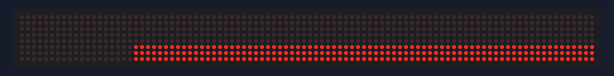
This sketch was run on a simulated Arduino Uno, built with avr-gcc and run on an emulated ATmega328P. On the bench: 96×8 LED matrix. Random numbers use the default seed unless the sketch sets one.

Above: at 0.5 s.
At 16.1 s:
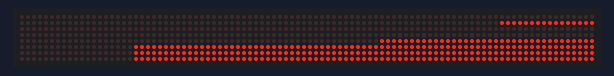
At 17.0 s:
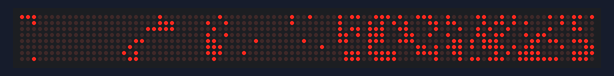
At 23.5 s:
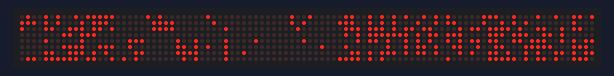
At 28.7 s:
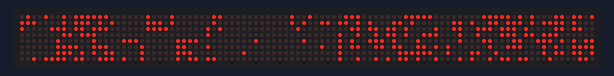
At 39.1 s:
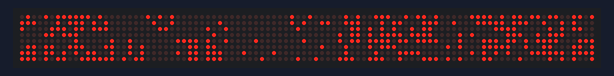

The sketch:

WOPR_d7.ino
```cpp
// Loosely based on original version
// Random effect for WOPR LED Matrix in HackerBox 0114
// https://hackerboxes.com/products/hackerbox-0114-wopr
//
// by d7
//
// The Matrix is 96 x 8, col 0 row 0 is bottom right.
// The matrix is filled with blocks, functions draw the blocks, the blocks all have 8 rows,
// and 4, 8, 12, 13 or 16 columns. Each block is separated by one unlit column.
// Blocks arragement and location, format Location[block size]
// 0[4] 5[16] 22[16] 39[4] 44[16] 61[4] 66[13] 80[12] 93[3]
//
// The system boots with a long sequence
// the Reboot is faster (happens when memory block is - drawMemoryBlock16x8() full)
//
//
// Credits: most of the code was written by Cursor using prompts
//

#include <MD_MAX72xx.h>
#include <SPI.h>

#define HARDWARE_TYPE MD_MAX72XX::FC16_HW
#define MAX_DEVICES	12
#define CLK_PIN   4
#define DATA_PIN  6
#define CS_PIN    7

// Bunch of global variables, see in-fucntion

uint8_t intensity = 1;
uint8_t state = 0;
float fillPercent = 0.05; // 25% initially lit, adjust as needed
bool memoryBlock[8][16];  // [row][col], true if lit
bool memoryBlockInitialized = false;
bool shiftBlock[8][12];  // [row][col], true if lit
bool shiftBlockInitialized = false;

// WOPR block
float fillUL = 0.5;  // Upper left 4x4
float fillUR = 0.75; // Upper right 4x4
float fillBM = 0.25; // Bottom middle 5x3
bool block13x8_UL[4][4]; // Upper left 4x4
bool block13x8_UR[4][4]; // Upper right 4x4
bool block13x8_BM[3][5]; // Bottom middle 5x3
bool block13x8_initialized = false;

// Scrolling big 4-bits prime text vars
const char* scrollNumText = "627739294058898082130101526509219"; // a big 32 digit prime number
uint8_t scrollNumIndex = 0; // Current digit index in the string
uint8_t scrollNumBuffer[8]; // Holds the 8 most recent digits to display

// 4x8 block made og two 4x4 blocks
bool block4x8_upper[4][4];
bool block4x8_lower[4][4];
bool block4x8_initialized = false;

// Dialer counter
uint8_t counter3x3 = 0; // 0..8, which LED in the 3x3 block is lit

MD_MAX72XX mx = MD_MAX72XX(HARDWARE_TYPE, CS_PIN, MAX_DEVICES);

//
// 4x8 block
// Upper block: random, 6 unlit leds, updated state 0 & 2
// Lower Block, 8 leds lit, updated all states
//
void drawBlock4x8_special(uint8_t location, uint8_t state, uint8_t mode) {
  // Initialize or update upper block
  if (!block4x8_initialized || state == 0 || state == 2) {
    // Upper 4x4: 6 unlit, 10 lit
    uint8_t litCount = 0;
    // First, set all to false
    for (uint8_t y = 0; y < 4; y++)
      for (uint8_t x = 0; x < 4; x++)
        block4x8_upper[y][x] = false;
    // Randomly light 10 LEDs
    while (litCount < 10) {
      uint8_t rx = random(0, 4);
      uint8_t ry = random(0, 4);
      if (!block4x8_upper[ry][rx]) {
        block4x8_upper[ry][rx] = true;
        litCount++;
      }
    }
  }

  // Always update lower block
  // Lower 4x4: 8 lit, 8 unlit
  uint8_t litCount = 0;
  for (uint8_t y = 0; y < 4; y++)
    for (uint8_t x = 0; x < 4; x++)
      block4x8_lower[y][x] = false;
  while (litCount < 8) {
    uint8_t rx = random(0, 4);
    uint8_t ry = random(0, 4);
    if (!block4x8_lower[ry][rx]) {
      block4x8_lower[ry][rx] = true;
      litCount++;
    }
  }

  block4x8_initialized = true;

  // Draw the block
  for (uint8_t y = 0; y < 8; y++) {
    for (uint8_t x = 0; x < 4; x++) {
      bool val = false;
      if (y >= 4) { // Upper 4x4
        val = block4x8_upper[y - 4][x];
      } else { // Lower 4x4
        val = block4x8_lower[y][x];
      }
      mx.setPoint(7 - y, location + x, val); // 7-y: y=0 is bottom
    }
  }
}

//
// Scroll big prime in 4-bits
//
void drawScrollPrime4x8(uint8_t location, uint8_t state, uint8_t mode) {
  // Shift buffer up
  for (uint8_t i = 0; i < 7; i++) {
    scrollNumBuffer[i] = scrollNumBuffer[i + 1];
  }

  // Get next digit from string
  char nextChar = scrollNumText[scrollNumIndex];
  scrollNumIndex++;
  if (scrollNumText[scrollNumIndex] == '\0') scrollNumIndex = 0; // Loop

  // Store in buffer
  if (nextChar >= '0' && nextChar <= '9') {
    scrollNumBuffer[7] = nextChar - '0'; // 0-9
  } else {
    scrollNumBuffer[7] = 0; // Default to 0 for non-digits
  }

  // Draw the 8 rows
  for (uint8_t y = 0; y < 8; y++) {
    uint8_t code = scrollNumBuffer[y];
    for (uint8_t x = 0; x < 4; x++) {
      bool val = (code >> (3 - x)) & 0x01; // MSB left
      mx.setPoint(7 - y, location + x, val); // 7-y: y=0 is bottom
    }
  }
}


//
// "Memory" block
// Initial fill (fiiPercent constant), then add dots until matix is full, 'reboot' when full
//
uint8_t drawMemoryBlock16x8(uint8_t location, uint8_t state, uint8_t mode) {
  // Only operate if state is not 0
  if ((state == 1) || (state ==2) || (state == 3)) return 0;

  // Initialize on first call or if mode == 0
  if (!memoryBlockInitialized || mode == 0) {
    // Clear the block
    for (uint8_t y = 0; y < 8; y++) {
      for (uint8_t x = 0; x < 16; x++) {
        memoryBlock[y][x] = false;
      }
    }
    // Randomly light up fillPercent of the dots
    uint8_t toLight = (uint8_t)(128 * fillPercent);
    uint8_t lit = 0;
    while (lit < toLight) {
      uint8_t rx = random(0, 16);
      uint8_t ry = random(0, 8);
      if (!memoryBlock[ry][rx]) {
        memoryBlock[ry][rx] = true;
        lit++;
      }
    }
    memoryBlockInitialized = true;
  }

  // If mode == 1, randomly light up one more dot (if not already all lit)
  if (mode == 1) {
    // Count currently lit dots
    uint8_t lit = 0;
    for (uint8_t y = 0; y < 8; y++)
      for (uint8_t x = 0; x < 16; x++)
        if (memoryBlock[y][x]) lit++;
    if (lit < 128) {
      while (true) {
        uint8_t rx = random(0, 16);
        uint8_t ry = random(0, 8);
        if (!memoryBlock[ry][rx]) {
          memoryBlock[ry][rx] = true;
          break;
        }
      }
    }
  }

  // Draw the block
  uint8_t allLit = 1;
  for (uint8_t y = 0; y < 8; y++) {
    for (uint8_t x = 0; x < 16; x++) {
      mx.setPoint(7 - y, location + x, memoryBlock[y][x]);
      if (!memoryBlock[y][x]) allLit = 0;
    }
  }

  return allLit;
}

//
// Random 16x8 block - ignores state, always display, mode not used
//
uint8_t drawRandomBlock16x8(uint8_t location, uint8_t state, uint8_t mode) {

  for (uint8_t col = location; col < location + 16; col++) {
    uint8_t pattern = 0;
    if (mode == 0) {
      pattern = random(0, 256); // Initial random pattern for this column
    } else if (mode == 1) {
      pattern = random(0, 256); // Update logic (random for now)
    }
    for (uint8_t y = 0; y < 8; y++) {
      // y=0 is bottom, so row = 7 - y
      mx.setPoint(7 - y, col, (pattern >> y) & 0x01);
    }
  }
  return 0;
}

//
// "Processor" Block
// Three first columns are updated 1/4 of the time (state == 0 only)
// Col 3 is unlit
// cols 4-15 randomly updated every cycle (ignores state)
//
uint8_t drawProcessorBlock16x8_v2(uint8_t location, uint8_t state, uint8_t mode) {
  for (uint8_t relCol = 0; relCol < 16; relCol++) {
    uint8_t absCol = location + relCol;

    // Column 4 is never lit
    if (relCol == 3) {
      for (uint8_t y = 0; y < 8; y++) {
        mx.setPoint(7 - y, absCol, false);
      }
      continue;
    }

    // Columns 0, 1, 2: only update if state is 0 or 2
    if ((relCol == 0 || relCol == 1 || relCol == 2) && !(state == 0)) {
      continue;
    }

    // All other columns: always update
    uint8_t pattern = random(0, 256);
    for (uint8_t y = 0; y < 8; y++) {
      mx.setPoint(7 - y, absCol, (pattern >> y) & 0x01);
    }
  }
  return 0;
}


// Boot & reboot function
void reboot() {

// On line 1 (Well 6)(y=6, so row=1), light up first 16 columns one per second
  for (uint8_t col = 0; col < 16; col++) {
    mx.setPoint(6, col, true); // 7-6 = 1
    mx.update();
    delay(250); // 1/4 second per LED
  }
}

void boot() {
  //
  // fills in the three top lines and 77 columns, pausing a bit for each line
  for (uint8_t y = 0; y < 3; y++) { // y=0 is bottom
    for (uint8_t col = 0; col < 77; col++) {
      mx.setPoint(7 - y, col, true); // 7-y flips so 0 is bottom
    }
    mx.update();
    delay(150); // Fast, adjust as needed
  }
  delay(300);
  // Fills in next line, 36 leds, pause at each dot
  for (uint8_t col = 0; col < 36; col++) { // Half of 96 columns
    mx.setPoint(4, col, true);
    delay(200);
    mx.update();
  }
  delay(300);

  // On line 6 (y=6, so row=1), light up first 16 columns one per second
  for (uint8_t col = 0; col < 16; col++) {
    mx.setPoint(7 - 6, col, true); // 7-6 = 1
    mx.update();
    delay(500); // 1/2 second per LED
  }

  // Clear the display
  mx.clear();
  mx.update();
}

// Draws a 4x8 block at the specified location with the pattern described - ignores state, always display, mode not used
// Upper 4x4 block all lit except 5 random dots
// line 5 unlit
// lines 6,7 & 8 display 1057 in binary vertically, fixed - Defcon Lost (1057) Reference
//
void drawBlock4_1057(uint8_t location, uint8_t state, uint8_t mode) {

  // Top 4x4 block: all ON except 4 randomly OFF
  // y = 7 (top) to y = 4
  bool topBlock[4][4];
  for (uint8_t y = 0; y < 4; y++) {
    for (uint8_t x = 0; x < 4; x++) {
      topBlock[y][x] = true;
    }
  }
  // Randomly turn off 4 LEDs in the top 4x4 block
  uint8_t offCount = 0;
  while (offCount < 4) {
    uint8_t rx = random(0, 4);
    uint8_t ry = random(0, 4);
    if (topBlock[ry][rx]) {
      topBlock[ry][rx] = false;
      offCount++;
    }
  }
  // Set the top 4x4 block
  for (uint8_t y = 0; y < 4; y++) {
    for (uint8_t x = 0; x < 4; x++) {
      mx.setPoint(7 - y, location + x, topBlock[y][x]);
    }
  }

  // 5th line from top (y=3): all OFF
  for (uint8_t x = 0; x < 4; x++) {
    mx.setPoint(7 - 4, location + x, false); // y=4 is 5th from top
  }
  // Bottom 3 lines (y=0,1,2)
  // y=2 (6th from top): (0,0,1,1)
  mx.setPoint(7 - 5, location + 0, false);
  mx.setPoint(7 - 5, location + 1, false);
  mx.setPoint(7 - 5, location + 2, true);
  mx.setPoint(7 - 5, location + 3, true);

  // y=1 (7th from top): (0,0,0,1)
  mx.setPoint(7 - 6, location + 0, false);
  mx.setPoint(7 - 6, location + 1, false);
  mx.setPoint(7 - 6, location + 2, false);
  mx.setPoint(7 - 6, location + 3, true);

  // y=0 (8th from top): (1,0,1,1)
  mx.setPoint(7 - 7, location + 0, true);
  mx.setPoint(7 - 7, location + 1, false);
  mx.setPoint(7 - 7, location + 2, true);
  mx.setPoint(7 - 7, location + 3, true);
}

//
// 12x8 block - Registers shifts
// Randomly initializes, then shifts the 12 bits (randomly by state)
//
void drawShiftBlock12x8(uint8_t location, uint8_t state, uint8_t mode) {
  // Only operate if state is not 0
  if (state == 0) return;

  // Initialize on first call or if mode == 0
  if (!shiftBlockInitialized || mode == 0) {
    for (uint8_t y = 0; y < 8; y++) {
      for (uint8_t x = 0; x < 12; x++) {
        shiftBlock[y][x] = random(0, 2); // 0 or 1
      }
    }
    shiftBlockInitialized = true;
  }

  // If mode == 1, for each row, maybe shift
  if (mode == 1) {
    for (uint8_t y = 0; y < 8; y++) {
      uint8_t r = random(0, 4); // 0,1,2,3
      if (r == state) {
        // Circular shift right by 1
        bool last = shiftBlock[y][11];
        for (int8_t x = 11; x > 0; x--) {
          shiftBlock[y][x] = shiftBlock[y][x - 1];
        }
        shiftBlock[y][0] = last;
      }
    }
  }

  // Draw the block
  for (uint8_t y = 0; y < 8; y++) {
    for (uint8_t x = 0; x < 12; x++) {
      mx.setPoint(7 - y, location + x, shiftBlock[y][x]);
    }
  }
}

//
// WOPR Block (top of console)
// 13x8 block, from the top row (0 to 7:
// - line 5 is always off
// - upper left 4x4 block, random lit at 50% (adjustable) lit, update on state 0 only
// - upper right 4x4 block,  randon lit at 75% (adjustable) , update on state 1 & 3 only
// - bottom middle, 5x3, random lit at 25% (adjustable), all states
//
void drawWOPRBlock13x8(uint8_t location, uint8_t state, uint8_t mode) {
  // y=0 is bottom, y=7 is top

  // Initialization or mode 0: fill all blocks
  if (!block13x8_initialized || mode == 0) {
    // Upper left 4x4: x=0..3, y=4..7 (top 4 rows, left 4 columns)
    for (uint8_t y = 0; y < 4; y++)
      for (uint8_t x = 0; x < 4; x++)
        block13x8_UL[y][x] = (random(0, 100) < (fillUL * 100));

    // Upper right 4x4: x=9..12, y=4..7 (top 4 rows, right 4 columns)
    for (uint8_t y = 0; y < 4; y++)
      for (uint8_t x = 0; x < 4; x++)
        block13x8_UR[y][x] = (random(0, 100) < (fillUR * 100));

    // Bottom middle 5x3: x=4..8, y=0..2 (bottom 3 rows, middle 5 columns)
    for (uint8_t y = 0; y < 3; y++)
      for (uint8_t x = 0; x < 5; x++)
        block13x8_BM[y][x] = (random(0, 100) < (fillBM * 100));

    block13x8_initialized = true;
  } else {
    // Update logic
    // Upper left 4x4: update only if state == 0
    if (state == 0) {
      for (uint8_t y = 0; y < 4; y++)
        for (uint8_t x = 0; x < 4; x++)
          block13x8_UL[y][x] = (random(0, 100) < (fillUL * 100));
    }
    // Upper right 4x4: update only if state == 1 or 3
    if (state == 1 || state == 3) {
      for (uint8_t y = 0; y < 4; y++)
        for (uint8_t x = 0; x < 4; x++)
          block13x8_UR[y][x] = (random(0, 100) < (fillUR * 100));
    }
    // Bottom middle 5x3: always update
    for (uint8_t y = 0; y < 3; y++)
      for (uint8_t x = 0; x < 5; x++)
        block13x8_BM[y][x] = (random(0, 100) < (fillBM * 100));
  }

  // Draw the block
  for (uint8_t y = 0; y < 8; y++) { // y=0 is bottom, y=7 is top
    for (uint8_t x = 0; x < 13; x++) {
      bool val = false;
      // Line 5 from top (y=2 from top, so y=5 from bottom): always OFF
      if (y == 3) {
        val = false;
      }
      // Upper left 4x4: x=0..3, y=4..7 (top 4 rows, left 4 columns)
      else if (x < 4 && y >= 4) {
        val = block13x8_UL[y][x];
      }
      // Upper right 4x4: x=9..12, y=4..7 (top 4 rows, right 4 columns)
      else if (x >= 9 && y >= 4) {
        val = block13x8_UR[y][x - 9];
      }
      // Bottom middle 5x3: x=4..8, y=0..2 (bottom 3 rows, middle 5 columns)
      else if (x >= 4 && x <= 8 && y <= 2) {
        val = block13x8_BM[7-y][x - 4];
      }
      // All other positions: OFF
      else {
        val = false;
      }
      mx.setPoint(y, location + x, val); // 7-y flips y so 0 is bottom
    }
  }
}


//
// Setup
//
void setup() {
  mx.begin();
  mx.clear();
  randomSeed(analogRead(0));
  mx.control(MD_MAX72XX::INTENSITY, intensity);
  boot();
  state = 0;
  // Scroll Prime setup
  scrollNumIndex = 0;
  for (uint8_t i = 0; i < 8; i++) {
    char c = scrollNumText[scrollNumIndex++];
    if (c >= '0' && c <= '9') scrollNumBuffer[i] = c - '0';
    else scrollNumBuffer[i] = 0;
    if (scrollNumText[scrollNumIndex] == '\0') scrollNumIndex = 0;
  }
}

//
// 311 555 2368 Dialer No counter
//
void drawDigitInColumn(uint8_t digit, uint8_t col) {
  for (uint8_t y = 0; y < 8; y++) {
    bool val = (digit >> (7 - y)) & 0x01; // Only bottom 4 bits will be used for 0-9
    mx.setPoint(7 - y, col, val); // 7-y: y=0 is bottom
  }
}
void drawDialBlock3x8(uint8_t location, uint8_t state, uint8_t mode) {
  uint8_t digits[3] = {0, 0, 0};
  bool blank[3] = {false, false, false};

  switch (state) {
    case 0: // 311
      digits[0] = 3;
      digits[1] = 1;
      digits[2] = 1;
      break;
    case 1: // 555
      digits[0] = 5;
      digits[1] = 5;
      digits[2] = 5;
      break;
    case 2: // 236
      digits[0] = 2;
      digits[1] = 3;
      digits[2] = 6;
      break;
    case 3: // 8, two columns blank
      digits[0] = 8;
      blank[1] = true;
      blank[2] = true;
      break;
    default:
      break;
  }

  // Draw each column
  for (uint8_t i = 0; i < 3; i++) {
    if (blank[i]) {
      // Blank column
      for (uint8_t y = 0; y < 8; y++) {
        mx.setPoint(7 - y, location + i, false);
      }
    } else {
      // Draw digit in binary (bottom 4 bits)
      for (uint8_t y = 0; y < 8; y++) {
        bool val = (digits[i] >> (7 - y)) & 0x01; // Only bottom 4 bits will be used for 0-9
        mx.setPoint(7 - y, location + i, val);
      }
    }
  }
}

// Dialer with counter
void drawDialBlock3x8_withCounter(uint8_t location, uint8_t state, uint8_t mode) {
  uint8_t digits[3] = {0, 0, 0};
  bool blank[3] = {false, false, false};

  switch (state) {
    case 0: // 311
      digits[0] = 3;
      digits[1] = 1;
      digits[2] = 1;
      break;
    case 1: // 555
      digits[0] = 5;
      digits[1] = 5;
      digits[2] = 5;
      break;
    case 2: // 236
      digits[0] = 2;
      digits[1] = 3;
      digits[2] = 6;
      break;
    case 3: // 8, two columns blank
      digits[0] = 8;
      blank[1] = true;
      blank[2] = true;
      break;
    default:
      break;
  }

  // Draw the 3x3 counter block (rows 7, 6, 5)
  for (uint8_t y = 0; y < 3; y++) {         // y: 0=top, 2=bottom of 3x3
    for (uint8_t x = 0; x < 3; x++) {       // x: 0=left, 2=right
      uint8_t ledIndex = y * 3 + x;         // 0..8
      bool val = (ledIndex <= counter3x3);
      mx.setPoint(7 - y, location + x, val);
    }
  }

  // Draw the digits in the bottom 4 rows (rows 0–3)
  for (uint8_t i = 0; i < 3; i++) {
    if (blank[i]) {
      // Blank column
      for (uint8_t y = 0; y < 4; y++) {
        mx.setPoint(3 - y, location + i, false); // rows 3,2,1,0
      }
    } else {
      // Draw digit in binary (bottom 4 bits)
      for (uint8_t y = 0; y < 4; y++) {
        bool val = (digits[i] >> y) & 0x01; // LSB at bottom
        mx.setPoint(y, location + i, val);  // y=0 is bottom
      }
    }
  }

  // Update the counter for next call
  counter3x3++;
  if (counter3x3 > 8) counter3x3 = 0;
}

//
// Main Loop
//
void loop() {
  // 1057 Block
  drawBlock4_1057(0, state, 1);
  mx.update();

  // full random block
  drawRandomBlock16x8(5, state, 1);
  mx.update();

  // processor simulation (3 cols random ops code, 1 col blank, 8 bits random data)
  drawProcessorBlock16x8_v2(22, state, 1);

  // 4x8 Special, two 4x4 random blocks with various feel (see function)
  drawBlock4x8_special(39, 2, 0); // Example location, state, mode
  mx.update();

  // memory block (see function)
  uint8_t filled = drawMemoryBlock16x8(44, state, 1); // location 10, state 1, mode 1
  mx.update();
  if (filled) {
    // Memory bank is full, do something!
    delay(2000);
    mx.clear();
    delay(2000);
    reboot();
    // Optionally reset for demo:
    memoryBlockInitialized = false;
  }

  // Prime Scroll block
  drawScrollPrime4x8(61, 1, 0); // Example location, state, mode
  mx.update();

  // WOPR Block (see function)
  drawWOPRBlock13x8(66, state, 1);
  mx.update();

  // Shift registers block
  drawShiftBlock12x8(80, state, 1);
  mx.update();

  // 3x8 block 311 555 2368 dialier
  drawDialBlock3x8_withCounter(93, state, 0); // Example location, state, mode
  mx.update();

  delay(250);
  //
  // update state
  //
  state++;
  if (state == 4) {
    state = 0;
  }
}
```

Measured:
- what the display in image 1 shows lasts 0.9 s, from 16.0 s to 16.9 s
- what the display in image 2 shows lasts 0.6 s, from 16.9 s to 17.5 s
- what the display in image 3 shows lasts 0.7 s, from 23.4 s to 24.1 s
